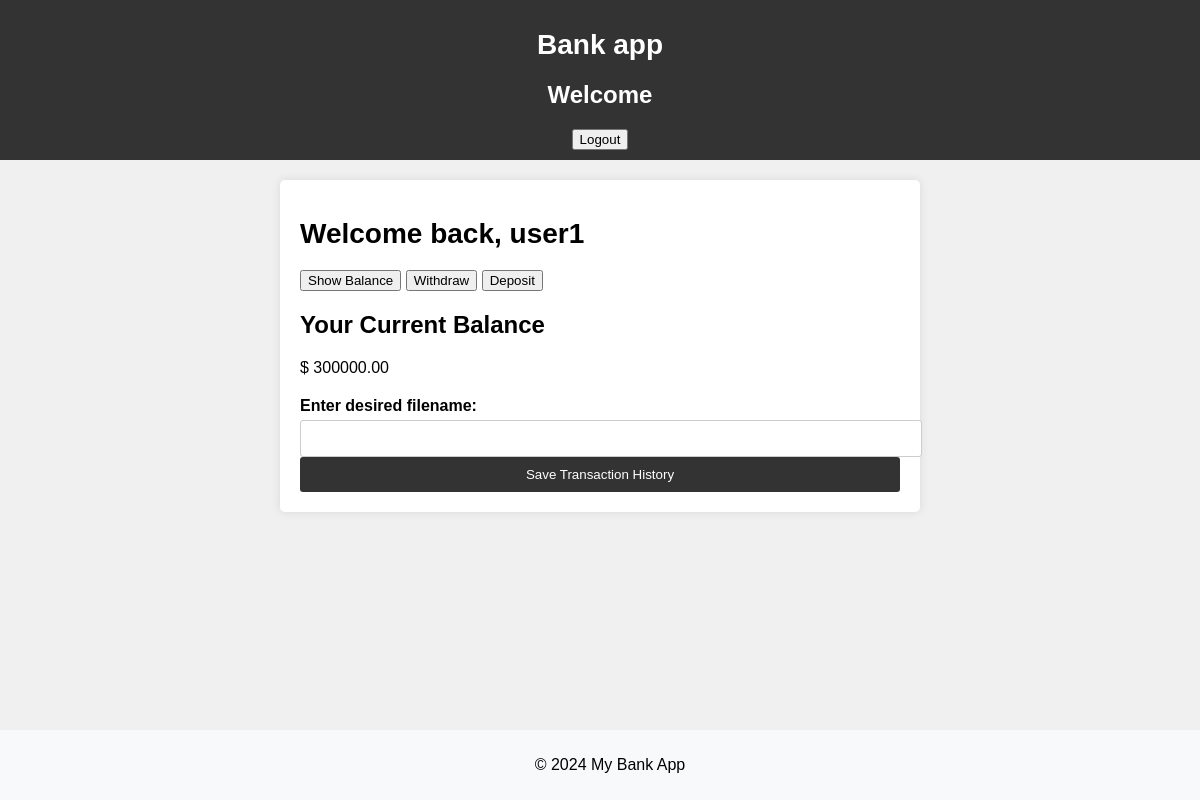
The app's page /show (signed in), older data.
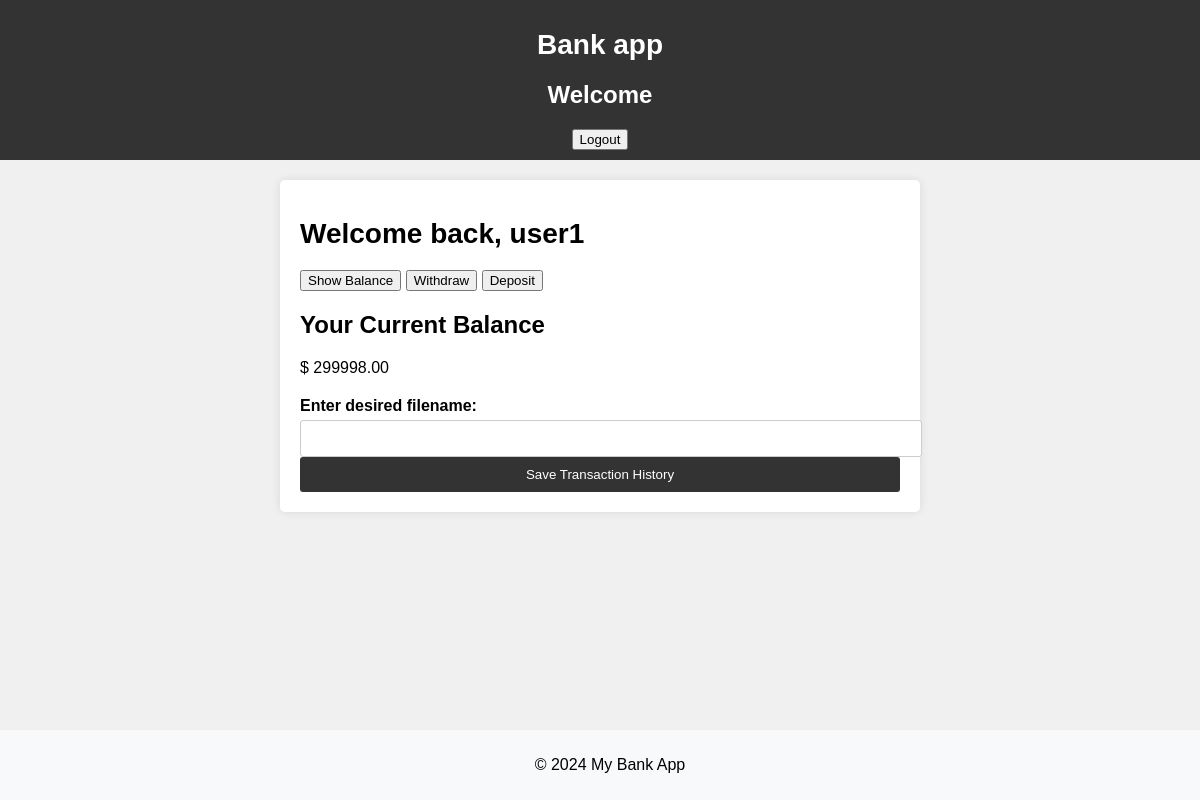
The same page, newer data.
### db.py (models this page shows)
class Account(db.Model):
    id = db.Column(db.Integer, primary_key=True)
    username = db.Column(db.String(128), unique=True, nullable=False)
    password = db.Column(db.String(128), nullable=False)
    balance = db.Column(db.Float, nullable=False, default=0.0)

### transaction.py (the view)
@bp_transaction.route("/show")
def show():
    if g.user is None:
        return redirect(url_for('user.login'))
    account = g.user
    dummy_form = DummyForm()
    return render_template("show_balance.html", account=account, form=dummy_form)

### transaction.py
class DummyForm(FlaskForm):
    pass

### transaction.py (called while the page is built)
@bp_transaction.before_request
def load_logged_in_user():
    user_id = session.get('user_id')
    if user_id is None:
        g.user = None
    else:
        g.user = Account.query.get(user_id)

### user.py (called while the page is built)
@bp_user.before_app_request
def load_logged_in_user():
    user_id = session.get('user_id')
    if user_id is None:
        g.user = None
    else:
        g.user = Account.query.get(user_id)

### templates/transaction/show_balance.html (shortened to what this page needs)
{% extends 'transaction/index.html' %}  {% block detail %}
<h2>Your Current Balance</h2>
<p>$ {{ "%.2f"|format(account.balance) }}</p>
<form
  action="{{ url_for('transaction.save_transaction') }}"
  method="post"
  style="margin-top: 20px"
>
  <label for="filename">Enter desired filename:</label>
  <input type="text" id="filename" name="filename" required />
  <button type="submit" class="save-button">Save Transaction History</button>
</form>
{% endblock %}

### templates/transaction/index.html (shortened to what this page needs)
{% extends 'base.html' %}  {% block content %}
<h1>Welcome back, {{account.username}}</h1>
<div class="transaction-buttons">
  <button onclick="location.href='{{ url_for('transaction.show') }}'">
    Show Balance
  </button>
  <button onclick="location.href='{{ url_for('transaction.withdraw') }}'">
    Withdraw
  </button>
  <button onclick="location.href='{{ url_for('transaction.deposit') }}'">
    Deposit
  </button>
</div>
{% block detail %}{% endblock %} {% endblock %}

Row changes from the older to the newer data that the page shows:
changed Account "user1": balance "300000.00" → "299998.00"
